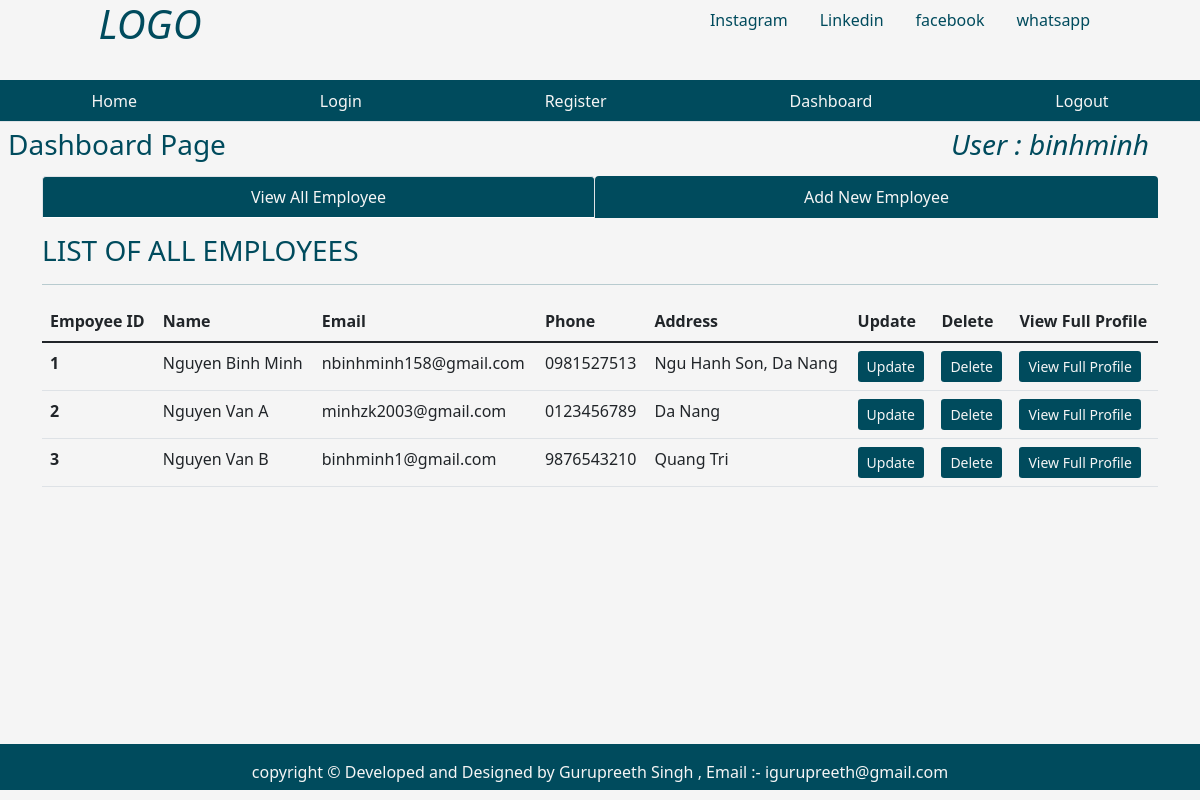
The app's page /dashboard (signed in) with its own data.
### tables this page shows
CREATE TABLE users( id integer PRIMARY key, name text not null, password text not null, admin boolean not null DEFAULT '0');

CREATE TABLE emp (empid integer PRIMARY key, name text not null, email text, phone text, address text, joining_date timestamp DEFAULT CURRENT_TIMESTAMP, total_projects integer DEFAULT 1, total_test_case integer DEFAULT 1, total_defects_found integer DEFAULT 1, total_defects_pending integer DEFAULT 1);

### app.py (the view)
@app.route('/dashboard')
def dashboard():
    user = get_current_user()
    db = get_database()
    emp_cur = db.execute('select * from emp')
    allemp = emp_cur.fetchall()
    return render_template('dashboard.html', user = user, allemp = allemp)

### app.py (called while the page is built)
@app.teardown_appcontext
def close_database(error):
    if hasattr(g, 'employee_db'):
        g.employee_db.close()

def get_current_user():
    user = None
    if 'user' in session:
        user = session['user']
        db = get_database()
        user_cur = db.execute('select * from users where name = ?', [user])
        user = user_cur.fetchone()
    return user

### database.py (called while the page is built)
def connect_to_database():
    sql = sqlite3.connect('E:/code/Py/employee_management/employee.db')
    sql.row_factory = sqlite3.Row
    return sql

def get_database():
    if not hasattr(g, 'employee_db'):
        g.employee_db = connect_to_database()
    return g.employee_db

### templates/dashboard.html (shortened to what this page needs)
{% from "showlinks.html" import show_links, showsocialmedialinks%}
<!DOCTYPE html>
<html lang="en">
<head>
    <link href="https://cdn.jsdelivr.net/npm/bootstrap@5.1.3/dist/css/bootstrap.min.css" rel="stylesheet">
    <link rel="stylesheet" href="{{ url_for('static', filename='dashboard.css')}}" type = "text/css">
</head>
<body>
      <div class="parent">
        <div class="child child1">
            <h1 class="text-center"><i>LOGO</i></h1>
        </div>
        <div class="child child2">
          {{ showsocialmedialinks() }}
        </div>
        <div class="child child3">
          {{ show_links() }}
        </div>
        <div class="child child4">
            <h3 class="m-2">Dashboard Page</h3>
        </div>
        <div class="child child5" style="color:rgb(0, 75, 93);">
          {% if user %}
          <h3 class="m-2"><i>User :  {{ user['name'] }}</i></h3>
          {% endif %}
        </div>
        <div class="child child6  container" style="color:rgb(0, 75, 93);">
            <ul class="nav nav-tabs nav-fill mb-3">
                <li class="nav-item">
                  <a class="nav-link active" aria-current="page" href="{{ url_for('dashboard') }}" style=" background-color:rgb(0, 75, 93); color:whitesmoke;">View All Employee</a>
                </li>
                <li class="nav-item">
                  <a class="nav-link" style=" background-color:rgb(0, 75, 93); color:whitesmoke;" href="{{ url_for('addnewemployee') }}">Add New Employee</a>
                </li>
              </ul>
              <div class="table-responsive-lg caption-top">
                <caption><h3>LIST OF ALL EMPLOYEES</h3></caption>
                <hr>
                <table class="table">
                    <thead>
                        <tr>
                          <th scope="col">Empoyee ID</th>
                          <th scope="col">Name</th>
                          <th scope="col">Email</th>
                          <th scope="col">Phone</th>
                          <th scope="col">Address</th>
                          <th scope="col">Update</th>
                          <th scope="col">Delete</th>
                          <th scope="col">View Full Profile</th>
                        </tr>
                      </thead>
                      <tbody>
                        {% for emp in allemp %}
                        <tr>
                          <th scope="row">{{ emp['empid'] }}</th>
                          <td>{{ emp['name'] }}</td>
                          <td>{{ emp['email'] }}</td>
                          <td>{{ emp['phone'] }}</td>
                          <td>{{ emp['address'] }}</td>
                          <td><a class="btn btn-sm" style="background-color:rgb(0, 75, 93); color:whitesmoke;" href="#">Update</a></td>
                          <td><a class="btn btn-sm" style="background-color:rgb(0, 75, 93); color:whitesmoke;" href="#">Delete</a></td>
                          <td><a class="btn btn-sm" style="background-color:rgb(0, 75, 93); color:whitesmoke;" href="{{ url_for('singleemployeeprofile', empid = emp['empid'])}}">View Full Profile</a></td>
                        </tr>
                        {% endfor %}
                      </tbody>
                </table>
              </div>
        </div>
        <div class="child child7" style="background-color:rgb(0, 75, 93); color:whitesmoke;">
            <p class="p-3 text-center">copyright &copy; Developed and Designed by Gurupreeth Singh , Email :- igurupreeth@gmail.com</p>
        </div>
      </div>
</body>
</html>

### static/dashboard.css (style rules this page uses)
html, body { height: 100%; background-color:whitesmoke; color:rgb(0, 75, 93); }
.parent { height: 100%; display: grid; grid-template-columns: repeat(4, 1fr); grid-template-rows: 10% 5% 7% auto 7%; }
.child { margin-bottom: 10px; }
.child1 { grid-column: 1/2; grid-row: 1/2; }
.child2 { grid-column: 3/-1; grid-row: 1/2; }
.child3 { grid-column: 1/-1; grid-row: 2/3; }
.child4 { grid-column: 1/2; grid-row: 3/4; }
.child5 { grid-column: 4/5; grid-row: 3/4; text-align: center; }
.child6 { grid-column: 1/-1; grid-row: 4/5; }
.child7 { grid-column: 1/-1; grid-row: 5/6; }

### records on screen
users: name "binhminh"
emp: empid "1", name "Nguyen Binh Minh", email "nbinhminh158@gmail.com", phone "0981527513", address "Ngu Hanh Son, Da Nang"
emp: empid "2", name "Nguyen Van A", email "minhzk2003@gmail.com", phone "0123456789", address "Da Nang"
emp: empid "3", name "Nguyen Van B", email "binhminh1@gmail.com", phone "9876543210", address "Quang Tri"
